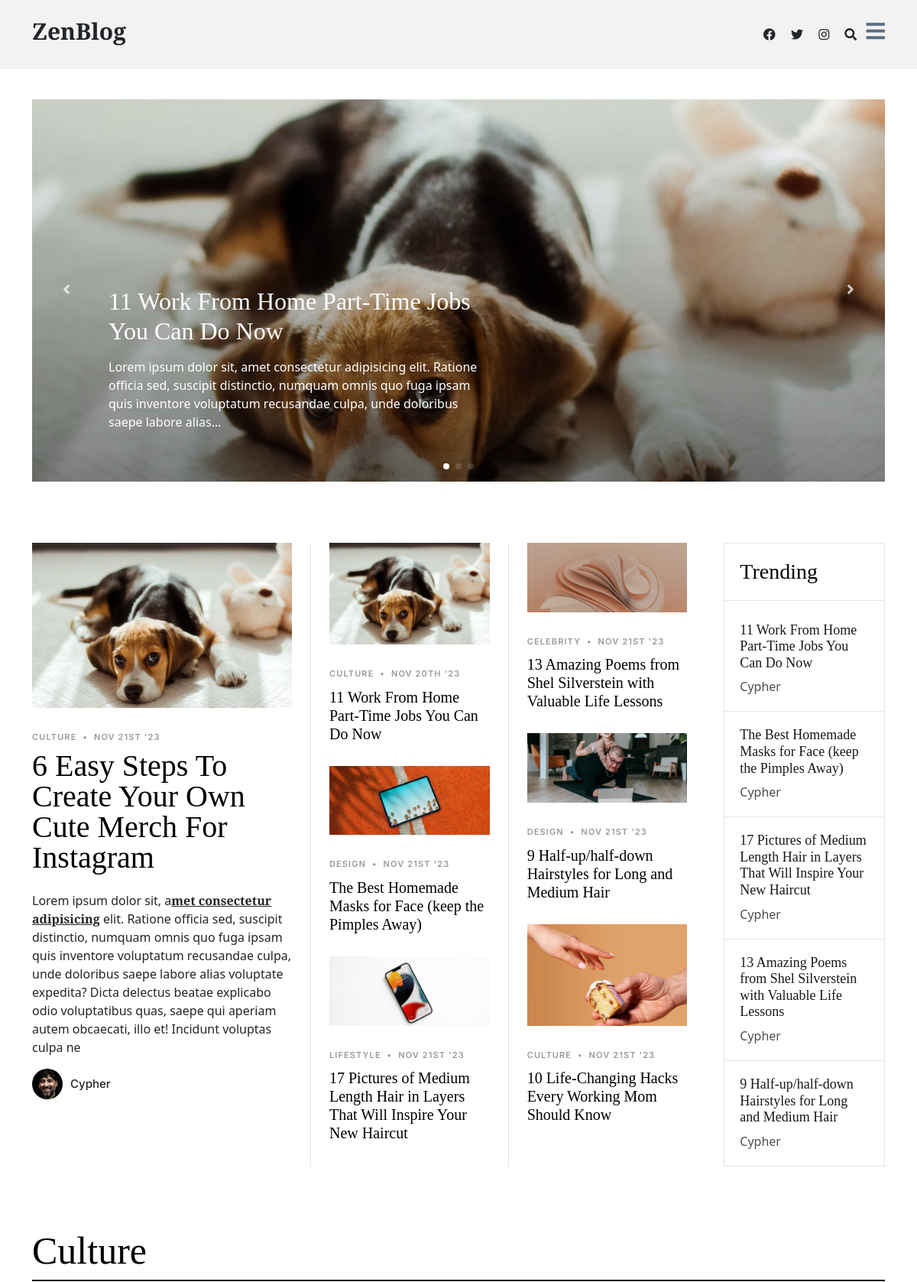
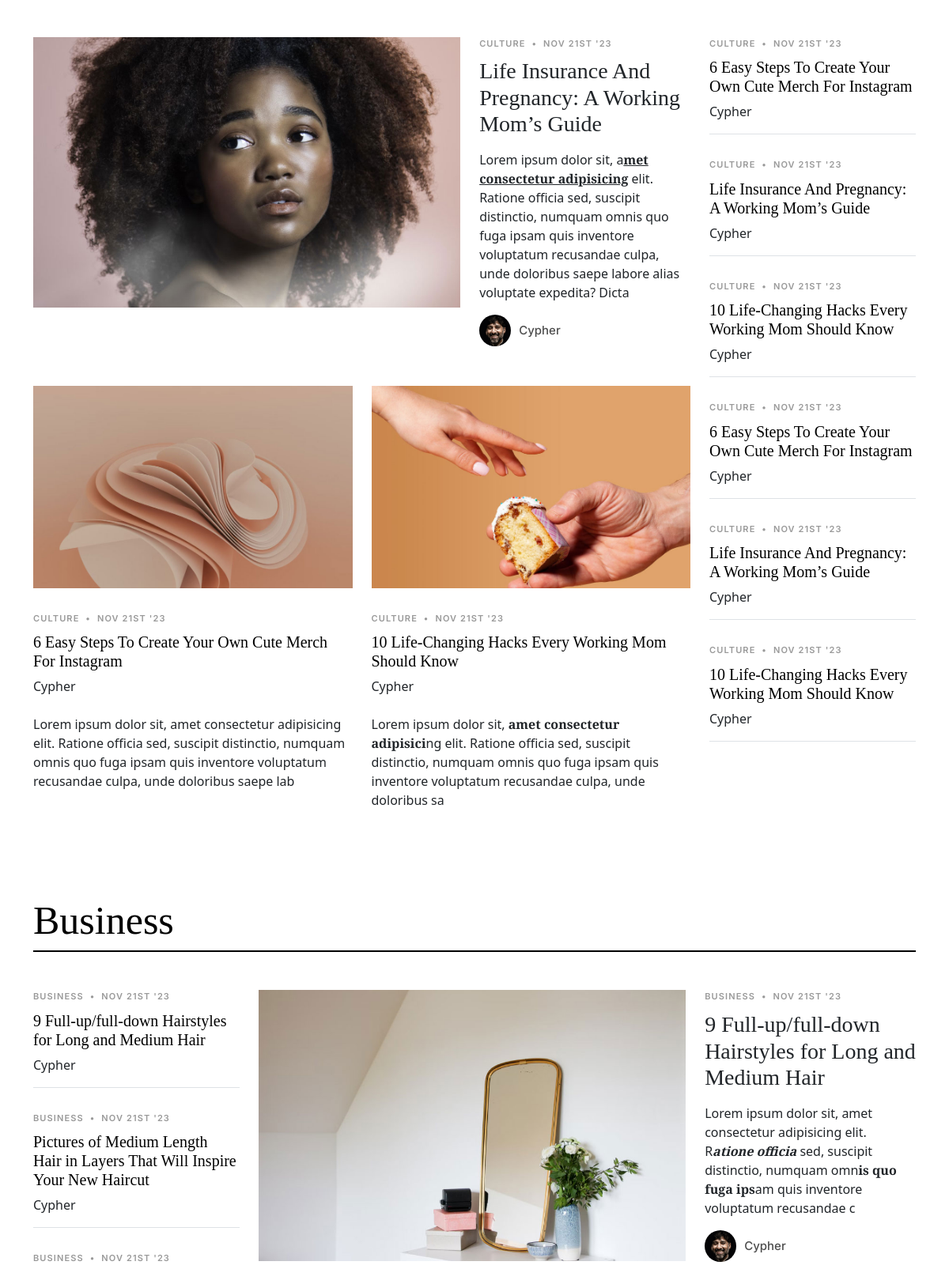
The page / (upper part) on the database its author committed (2 pictures, top to bottom).
### blog/models.py (models this page shows, shortened)
class Post(models.Model):
    CATEGORY = [
        ('business', 'BUSINESS'),
        ('culture', 'CULTURE'),
        ('celebrity', 'CELEBRITY'),
        ('design', 'DESIGN'),
        ('food', 'FOOD'),
        ('lifestyle', 'LIFESTYLE'),
        ('politics', 'POLITICS'),
        ('sports', 'SPORTS'),
        ('startups', 'STARTUPS'),
        ('tech', 'TECH'),
        ('travel', 'TRAVEL'),
    ]
    author = models.ForeignKey('auth.User', on_delete=models.CASCADE)
    title = models.CharField(max_length=200)
    text = models.TextField()
    slug = models.SlugField(allow_unicode=True, unique=True)
    category = models.CharField(max_length=20, choices=CATEGORY)
    img = models.ImageField(upload_to='images/', null=True)
    created = models.DateTimeField(default=timezone.now)
    published = models.DateTimeField(blank=True, null=True)

### blog/views.py (the view)
# urls.py: path('', views.HomePage.as_view(), name='home'),
class HomePage(ListView):
    model = Post
    context_object_name = 'posts'
    template_name = 'index.html'
    def get_queryset(self):
        all_posts = Post.objects.all()
        trending = all_posts[:5]
        first_posts = all_posts[:3]
        second_posts = all_posts[3:6]
        culture_posts = Post.objects.filter(category='culture', published__lte=timezone.now()).order_by('-published')[:3]
        business_posts = Post.objects.filter(category='business', published__lte=timezone.now()).order_by('-published')[:3]
        culture_x = culture_posts[0]
        culture_y = culture_posts[1]
        culture_z = culture_posts[2]
        business_x = business_posts[0]
        business_y = business_posts[1]
        business_z = business_posts[2]
        return {
            'trending': trending, 'first_posts':first_posts, 'second_posts':second_posts,
            'culture_posts':culture_posts, 'business_posts':business_posts, 'culture_x':culture_x,
            'culture_y':culture_y, 'culture_z':culture_z, 'business_x':business_x, 'business_y':business_y,
            'business_z':business_z
        }

### templates/blog/index.html (shortened to what this page needs)
{% extends 'base.html' %}
{% load static %}
{% block content %}
<main id="main">
    <section id="hero-slider" class="hero-slider">
        <div class="container-md" data-aos="fade-in">
            <div class="row">
                <div class="col-12">
                    <div class="swiper sliderFeaturedPosts">
                        <div class="swiper-wrapper">
                            {% for post in posts.first_posts %}
                            <div class="swiper-slide">
                                <a href="{% url 'detail' slug=post.slug %}" class="img-bg d-flex align-items-end"
                                    style="background-image: url('{{ post.img.url }}');">
                                    <div class="img-bg-inner">
                                        <h2>{{ post.title }}</h2>
                                        <p>{{ post.text|safe|truncatechars:210 }}</p>
                                    </div>
                                </a>
                            </div>
                            {% endfor %}
                        </div>
                        <div class="custom-swiper-button-next">
                            <span class="fas fa-angle-right"></span>
                        </div>
                        <div class="custom-swiper-button-prev">
                            <span class="fas fa-angle-left"></span>
                        </div>
                        <div class="swiper-pagination"></div>
                    </div>
                </div>
            </div>
        </div>
    </section>
    <section id="posts" class="posts">
        <div class="container" data-aos="fade-up">
            <div class="row g-5">
                <div class="col-lg-4">
                    <div class="post-entry-1 lg">
                        <a href="{% url 'detail' slug=posts.culture_x.slug %}">
                            <img src="{% static 'img/post-landscape-1.jpg' %}" alt="" class="img-fluid">
                        </a>
                        <div class="post-meta"><span class="date">{{ posts.culture_x.category }}</span> <span
                                class="mx-1">&bullet;</span>
                            <span>{{ posts.culture_x.published|date:'M jS \'y' }}</span>
                        </div>
                        <h2>
                            <a href="{% url 'detail' slug=posts.culture_x.slug %}">{{ posts.culture_x.title }}</a>
                        </h2>
                        <p class="mb-4 d-block">{{ posts.culture_x.text|safe|slice:":370" }}</p>
                        <div class="d-flex align-items-center author">
                            <div class="photo"><img src="{% static 'img/person-1.jpg' %}" alt="" class="img-fluid">
                            </div>
                            <div class="name">
                                <h3 class="m-0 p-0">Cypher</h3>
                            </div>
                        </div>
                    </div>
                </div>
                <div class="col-lg-8">
                    <div class="row g-5">
                        <div class="col-lg-4 border-start custom-border">
                            {% for post in posts.first_posts %}
                            <div class="post-entry-1">
                                <a href="{% url 'detail' slug=post.slug %}">
                                    <img src="{{ post.img.url }}" alt="" class="img-fluid">
                                </a>
                                <div class="post-meta"><span class="date">{{ post.category }}</span> <span
                                        class="mx-1">&bullet;</span> <span>{{ post.published|date:'M jS \'y' }}</span>
                                </div>
                                <h2>
                                    <a href="{% url 'detail' slug=post.slug %}">{{ post.title }}</a>
                                </h2>
                            </div>
                            {% endfor %}
                        </div>
                        <div class="col-lg-4 border-start custom-border">
                            {% for post in posts.second_posts %}
                            <div class="post-entry-1">
                                <a href="{% url 'detail' slug=post.slug %}">
                                    <img src="{{ post.img.url }}" alt="" class="img-fluid">
                                </a>
                                <div class="post-meta"><span class="date">{{ post.category }}</span> <span
                                        class="mx-1">&bullet;</span> <span>{{ post.published|date:'M jS \'y' }}</span>
                                </div>
                                <h2><a href="{% url 'detail' slug=post.slug %}">{{ post.title }}</a></h2>
                            </div>
                            {% endfor %}
                        </div>
                        <div class="col-lg-4">
                            <div class="trending">
                                <h3>Trending</h3>
                                <ul class="trending-post">
                                    {% for post in posts.trending %}
                                    <li>
                                        <a href="{% url 'detail' slug=post.slug %}">
                                            <h3>{{ post.title }}</h3>
                                            <span class="author">Cypher</span>
                                        </a>
                                    </li>
                                    {% endfor %}
                                </ul>
                            </div>
                        </div>
                    </div>
                </div>
            </div>
        </div>
    </section>
    <section class="category-section">
        <div class="container" data-aos="fade-up">
            <div class="section-header d-flex justify-content-between align-items-center mb-5">
                <h2>Culture</h2>
            </div>
            <div class="row">
                <div class="col-md-9">
                    <div class="d-lg-flex post-entry-2">
                        <a href="{% url 'detail' slug=posts.culture_y.slug %}"
                            class="me-4 thumbnail mb-4 mb-lg-0 d-inline-block">
                            <img src="{{ posts.culture_y.img.url }}" alt="" class="img-fluid">
                        </a>
                        <div>
                            <div class="post-meta"><span class="date">{{ posts.culture_y.category }}</span> <span
                                    class="mx-1">&bullet;</span>
                                <span>{{ posts.culture_y.published|date:'M jS \'y' }}</span>
                            </div>
                            <h3>
                                <a href="{% url 'detail' slug=posts.culture_y.slug %}">{{ posts.culture_y.title }}</a>
                            </h3>
                            <p>{{ posts.culture_x.text|safe|slice:":250" }}</p>
                            <div class="d-flex align-items-center author">
                                <div class="photo"><img src="{% static 'img/person-1.jpg' %}" alt="" class="img-fluid">
                                </div>
                                <div class="name">
                                    <h3 class="m-0 p-0">Cypher</h3>
                                </div>
                            </div>
                        </div>
                    </div>
                    <div class="row">
                        <div class="col-lg-6">
                            <div class="post-entry-1">
                                <a href="{% url 'detail' slug=posts.culture_x.slug %}">
                                    <img src="{{ posts.culture_x.img.url }}" alt="" class="img-fluid">
                                </a>
                                <div class="post-meta"><span class="date">{{ posts.culture_x.category }}</span> <span
                                        class="mx-1">&bullet;</span>
                                    <span>{{ posts.culture_x.published|date:'M jS \'y'}}</span>
                                </div>
                                <h2 class="mb-2">
                                    <a href="{% url 'detail' slug=posts.culture_x.slug %}">
                                        {{ posts.culture_x.title }}</a>
                                </h2>
                                <span class="author mb-3 d-block">Cypher</span>
                                <p class="mb-4 d-block">{{ posts.culture_y.text|safe|slice:":200" }}</p>
                            </div>
                        </div>
                        <div class="col-lg-6">
                            <div class="post-entry-1">
                                <a href="{% url 'detail' slug=posts.culture_z.slug %}">
                                    <img src="{{ posts.culture_z.img.url }}" alt="" class="img-fluid"></a>
                                <div class="post-meta">
                                    <span class="date">{{ posts.culture_z.category }}</span>
                                    <span class="mx-1">&bullet;</span>
                                    <span>{{ posts.culture_z.published|date:'M jS \'y' }}</span>
                                </div>
                                <h2 class="mb-2">
                                    <a href="{% url 'detail' slug=posts.culture_z.slug %}">
                                        {{ posts.culture_z.title }}</a>
                                </h2>
                                <span class="author mb-3 d-block">Cypher</span>
                                <p class="mb-4 d-block">{{ posts.culture_z.text|safe|slice:":200" }}</p>
                            </div>
                        </div>
                    </div>
                </div>
                <div class="col-md-3">
                    {% for post in posts.culture_posts %}
                    <div class="post-entry-1 border-bottom">
                        <div class="post-meta"><span class="date">{{ post.category }}</span> <span
                                class="mx-1">&bullet;</span>
                            <span>{{ post.published|date:'M jS \'y' }}</span>
                        </div>
                        <h2 class="mb-2">
                            <a href="{% url 'detail' slug=post.slug %}">{{ post.title }}</a>
                        </h2>
                        <span class="author mb-3 d-block">Cypher</span>
                    </div>
                    {% endfor %}
                    {% for post in posts.culture_posts %}
                    <div class="post-entry-1 border-bottom">
                        <div class="post-meta"><span class="date">{{ post.category }}</span> <span
                                class="mx-1">&bullet;</span>
                            <span>{{ post.published|date:'M jS \'y' }}</span>
                        </div>
                        <h2 class="mb-2">
                            <a href="{% url 'detail' slug=post.slug %}">{{ post.title }}</a>
                        </h2>
                        <span class="author mb-3 d-block">Cypher</span>
                    </div>
                    {% endfor %}
                </div>
            </div>
        </div>
    </section>
    <section class="category-section">
        <div class="container" data-aos="fade-up">
            <div class="section-header d-flex justify-content-between align-items-center mb-5">
                <h2>Business</h2>
            </div>
            <div class="row">
                <div class="col-md-9 order-md-2">
                    <div class="d-lg-flex post-entry-2">
                        <a href="{% url 'detail' slug=posts.business_x.slug %}"
                            class="me-4 thumbnail d-inline-block mb-4 mb-lg-0">
                            <img src="{{ posts.business_x.img.url }}" alt="" class="img-fluid">
                        </a>
                        <div>
                            <div class="post-meta"><span class="date">{{ posts.business_x.category }}</span> <span
                                    class="mx-1">&bullet;</span>
                                <span>{{ posts.business_x.published|date:'M jS \'y' }}</span>
                            </div>
                            <h3>
                                <a href="{% url 'detail' slug=posts.business_x.slug %}">
                                    {{ posts.business_x.title }}</a>
                            </h3>
                            <p>{{ posts.business_x.text|safe|slice:":200" }}</p>
                            <div class="d-flex align-items-center author">
                                <div class="photo"><img src="{% static 'img/person-1.jpg' %}" alt="" class="img-fluid">
                                </div>
                                <div class="name">
                                    <h3 class="m-0 p-0">Cypher</h3>
                                </div>
                            </div>
                        </div>
                    </div>
                </div>
                <div class="col-md-3">
                    {% for post in posts.business_posts %}
                    <div class="post-entry-1 border-bottom">
                        <div class="post-meta"><span class="date">{{ post.category }}</span> <span
                                class="mx-1">&bullet;</span>
                            <span>{{ post.published|date:'M jS \'y' }}</span>
                        </div>
                        <h2 class="mb-2"><a href="{% url 'detail' slug=post.slug %}">{{ post.title }}</a></h2>
                        <span class="author mb-3 d-block">Cypher</span>
                    </div>
                    {% endfor %}
                </div>
            </div>
        </div>
    </section>
</main>
{% endblock %}

### rows shown on the page
Post: img (picture), title "11 Work From Home Part-Time Jobs You Can Do Now", text "Lorem ipsum dolor sit, amet consectetur adipisicing elit. Ratione officia sed, suscipit distinctio, numquam omnis quo fuga ipsam quis inventore voluptatum recusandae culpa, unde doloribus saepe labore alias…", category "CULTURE", published "NOV 20TH '23"
Post: culture_x.category "CULTURE", culture_x.published "NOV 21ST '23", culture_x "6 Easy Steps To Create Your Own Cute Merch For Instagram", culture_x.text "Lorem ipsum dolor sit, a met consectetur adipisicing elit. Ratione officia sed, suscipit distinctio, numquam omnis quo fuga ipsam quis inventore voluptatum recusandae culpa, unde doloribus saepe labore alias voluptate expedita? Dicta delectus beatae explicabo odio voluptatibus quas, saepe qui aperiam autem obcaecati, illo et! Incidunt voluptas culpa ne", culture_x.text "Lorem ipsum dolor sit, a met consectetur adipisicing elit. Ratione officia sed, suscipit distinctio, numquam omnis quo fuga ipsam quis inventore voluptatum recusandae culpa, unde doloribus saepe labore alias voluptate expedita? Dicta", culture_x.img (picture), category "CULTURE", published "NOV 21ST '23", title "6 Easy Steps To Create Your Own Cute Merch For Instagram"
Post: img (picture), category "DESIGN", published "NOV 21ST '23", title "The Best Homemade Masks for Face (keep the Pimples Away)"
Post: img (picture), category "LIFESTYLE", published "NOV 21ST '23", title "17 Pictures of Medium Length Hair in Layers That Will Inspire Your New Haircut"
Post: img (picture), category "CELEBRITY", published "NOV 21ST '23", title "13 Amazing Poems from Shel Silverstein with Valuable Life Lessons"
Post: img (picture), category "DESIGN", published "NOV 21ST '23", title "9 Half-up/half-down Hairstyles for Long and Medium Hair"
Post: img (picture), category "CULTURE", published "NOV 21ST '23", title "10 Life-Changing Hacks Every Working Mom Should Know", culture_z.img (picture), culture_z.category "CULTURE", culture_z.published "NOV 21ST '23", culture_z "10 Life-Changing Hacks Every Working Mom Should Know", culture_z.text "Lorem ipsum dolor sit, amet consectetur adipisici ng elit. Ratione officia sed, suscipit distinctio, numquam omnis quo fuga ipsam quis inventore voluptatum recusandae culpa, unde doloribus sa"
Post: culture_y.img (picture), culture_y.category "CULTURE", culture_y.published "NOV 21ST '23", culture_y "Life Insurance And Pregnancy: A Working Mom’s Guide", culture_y.text "Lorem ipsum dolor sit, amet consectetur adipisicing elit. Ratione officia sed, suscipit distinctio, numquam omnis quo fuga ipsam quis inventore voluptatum recusandae culpa, unde doloribus saepe lab", category "CULTURE", published "NOV 21ST '23", title "Life Insurance And Pregnancy: A Working Mom’s Guide"
Post: business_x.img (picture), business_x.category "BUSINESS", business_x.published "NOV 21ST '23", business_x "9 Full-up/full-down Hairstyles for Long and Medium Hair", business_x.text "Lorem ipsum dolor sit, amet consectetur adipisicing elit. R atione officia sed, suscipit distinctio, numquam omn is quo fuga ips am quis inventore voluptatum recusandae c", category "BUSINESS", published "NOV 21ST '23", title "9 Full-up/full-down Hairstyles for Long and Medium Hair"
Post: category "BUSINESS", published "NOV 21ST '23", title "Pictures of Medium Length Hair in Layers That Will Inspire Your New Haircut"
Post: category "BUSINESS", published "NOV 21ST '23"
